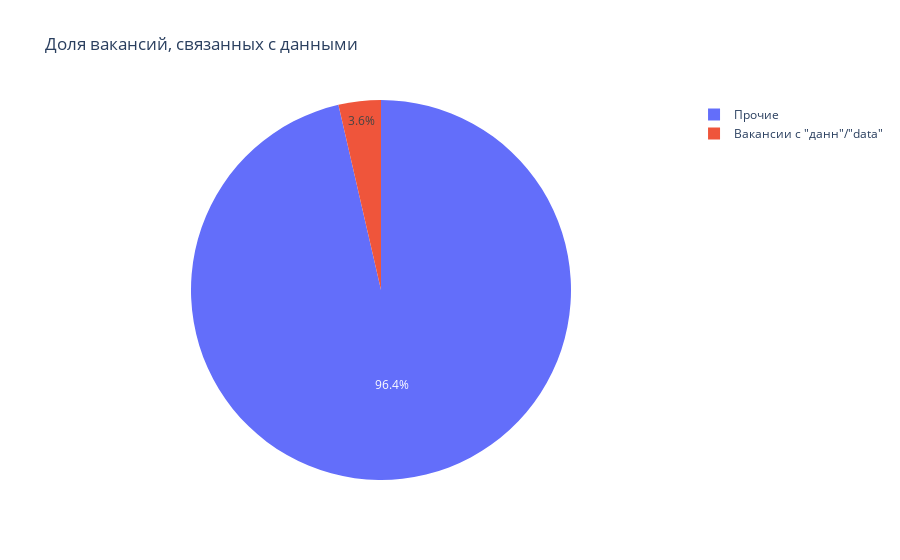
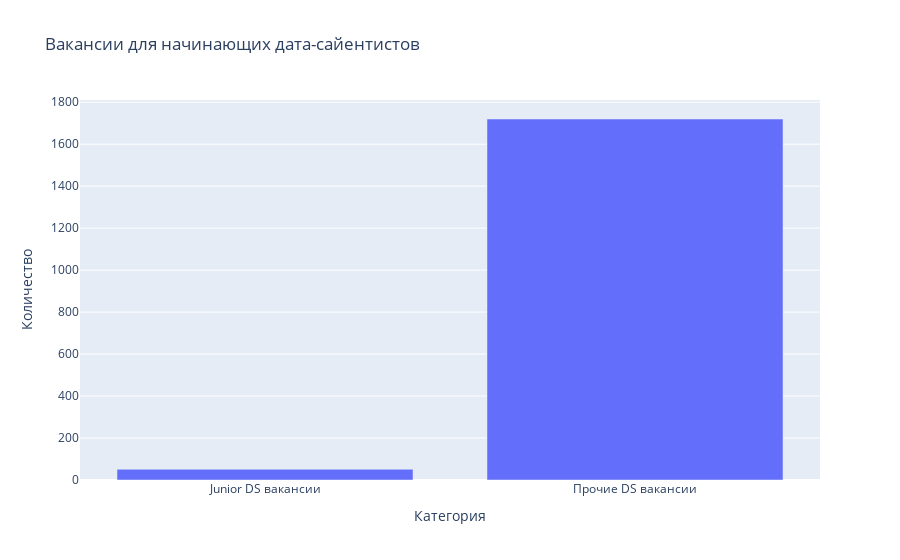
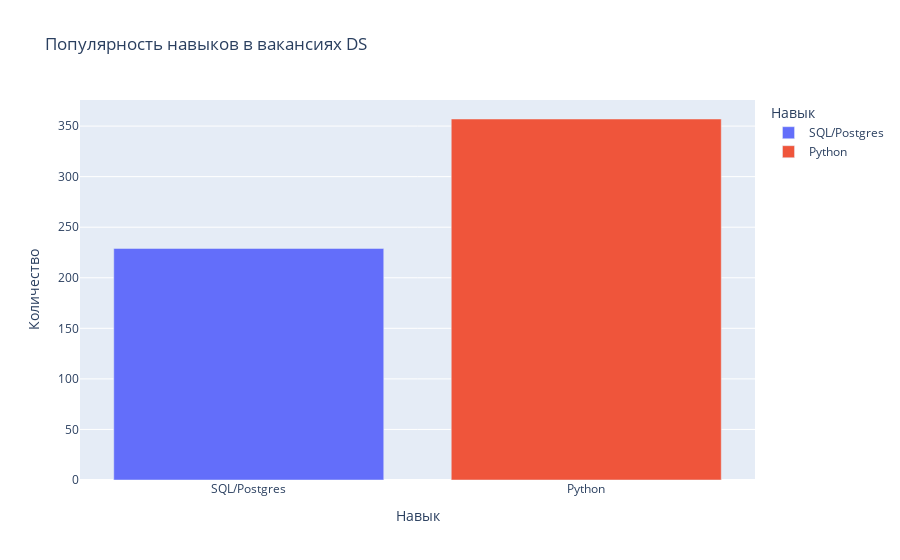
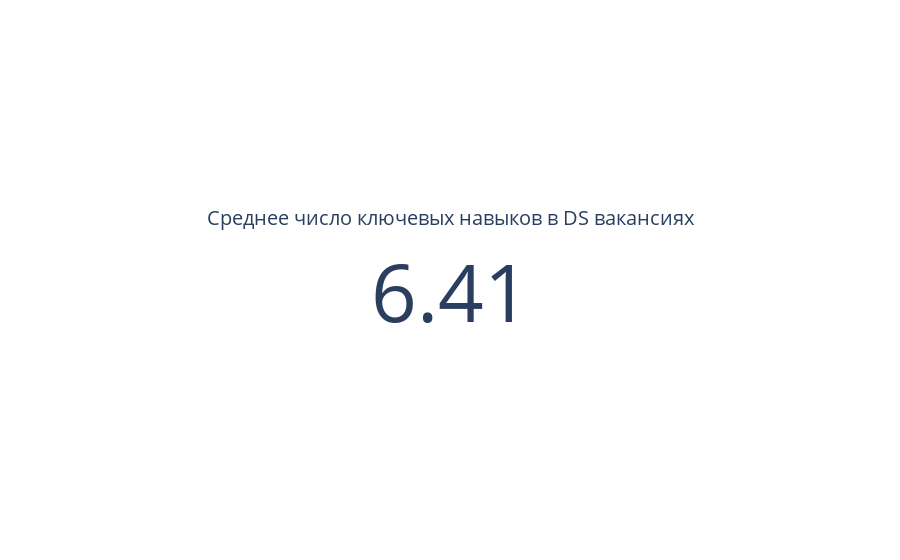

Source (notebook cell) for these figures, in order:
### Markdown cell above
## Выводы по анализу вакансий для Data Scientist

## 1. Количество вакансий, связанных с данными

По ключевым словам 'data' или 'данн' в названии вакансии найдено **1771 вакансия**. Это подтверждает наличие значительного объёма предложений, относящихся к работе с данными.

**Вывод:**  
Рынок вакансий, связанных с анализом и обработкой данных, достаточно велик, что делает задачу построения рекомендательной системы актуальной.

---

## 2. Количество вакансий для начинающих дата-сайентистов

По набору ключевых слов, соответствующих профессии Data Scientist, и фильтрам по опыту и типу занятости, найдено **51 вакансия**, подходящая для начинающих специалистов.

**Вывод:**  
Для Junior-специалистов в области Data Science вакансий значительно меньше, чем общего объёма, что необходимо учитывать при построении индивидуальных рекомендаций для соискателей без опыта.

---

## 3. Популярность SQL и Postgres среди требований к DS

SQL или Postgres указаны как ключевые навыки в **229 вакансиях** для дата-сайентистов.

**Вывод:**  
Базы данных и навыки работы с SQL являются одним из основных требований к специалистам по данным, что следует учитывать в профиле компетенций кандидата.

---

## 4. Популярность Python

Python указан как ключевой навык в **357 вакансиях** для DS.

**Вывод:**  
Python — доминирующий язык программирования в сфере Data Science. Учитывая его популярность, он должен быть приоритетным в профиле соискателя и модели рекомендаций.

---

## 5. Среднее количество ключевых навыков в вакансиях для DS

В среднем, в вакансиях для дата-сайентистов указывается **6.41 ключевых навыка**.

**Вывод:**  
Вакансии часто требуют широкий спектр навыков, поэтому полезно учитывать как основные, так и дополнительные компетенции кандидата при подборе вакансий.

---

## 6. Средняя зарплата в зависимости от опыта

| Требуемый опыт          | Средняя зарплата |
|-------------------------|------------------|
| Нет опыта               | 74 643           |
| От 1 года до 3 лет      | 139 675          |
| От 3 до 6 лет           | 243 115          |

**Вывод:**  
С увеличением опыта наблюдается существенный рост зарплаты. Это важно для прогноза уровня дохода кандидата и построения карьерной траектории. Модель может использовать эти данные для фильтрации и приоритизации вакансий по ожидаемой зарплате.

---

# Общий вывод

На основании анализа вакансий, связанных с Data Science, можно сделать следующие ключевые заключения:

- Имеется значительный объём вакансий, связанных с данными, однако предложения для начинающих специалистов ограничены.
- Основные востребованные навыки: Python, SQL, машинное обучение.
- Требования к кандидатам многогранны, в среднем указывается более 6 навыков.
- Уровень зарплаты напрямую зависит от опыта, что важно учитывать при персонализации предложений.

Эти выводы подтверждают релевантность данных для задачи построения рекомендательной системы и задают направления для инженерии признаков в будущей модели.

### Code cell
# 1. Количество вакансий, связанных с данными
data_vacancies = pd.DataFrame({
    'Категория': ['Вакансии с "данн"/"data"', 'Прочие'],
    'Количество': [1771, 49197 - 1771]
})
fig1 = px.pie(data_vacancies, names='Категория', values='Количество',
              title='Доля вакансий, связанных с данными')
fig1.show()
fig1.write_html("charts/chart6.html")

# 2. Количество вакансий для Junior DS
junior_ds_vacancies = pd.DataFrame({
    'Категория': ['Junior DS вакансии', 'Прочие DS вакансии'],
    'Количество': [51, 1771 - 51]
})
fig2 = px.bar(junior_ds_vacancies, x='Категория', y='Количество',
              title='Вакансии для начинающих дата-сайентистов')
fig2.show()
fig2.write_html("charts/chart7.html")

# 3. Популярность навыков: SQL/Postgres и Python
skills = pd.DataFrame({
    'Навык': ['SQL/Postgres', 'Python'],
    'Количество': [229, 357]
})
fig3 = px.bar(skills, x='Навык', y='Количество',
              title='Популярность навыков в вакансиях DS',
              color='Навык')
fig3.show()
fig3.write_html("charts/chart8.html")

# 4. Среднее количество навыков в DS вакансиях
fig4 = go.Figure(go.Indicator(
    mode="number",
    value=6.41,
    title={"text": "Среднее число ключевых навыков в DS вакансиях"}
))
fig4.show()
fig4.write_html("charts/chart9.html")

# 5. Средняя зарплата по опыту
salary_data = pd.DataFrame({
    'Опыт': ['Нет опыта', '1-3 года', '3-6 лет'],
    'Средняя зарплата': [74643, 139675, 243115]
})
fig5 = px.bar(salary_data, x='Опыт', y='Средняя зарплата',
              title='Средняя зарплата по уровню опыта (DS вакансии)',
              text='Средняя зарплата')
fig5.update_traces(textposition='outside')
fig5.show()
fig5.write_html("charts/chart10.html")

### Figure 1 — Plotly figure (JSON) as saved in the notebook; plotly's stock layout.template omitted (floating-point values rounded to 4 significant figures)
{"data": [{"domain": {"x": [0, 1], "y": [0, 1]}, "hovertemplate": "Категория=%{label}<br>Количество=%{value}<extra></extra>", "labels": ["Вакансии с \"данн\"/\"data\"", "Прочие"], "legendgroup": "", "name": "", "showlegend": true, "type": "pie", "values": [1771, 47426]}], "layout": {"legend": {"tracegroupgap": 0}, "title": {"text": "Доля вакансий, связанных с данными"}}}

### Figure 2 — Plotly figure (JSON) as saved in the notebook; plotly's stock layout.template omitted (floating-point values rounded to 4 significant figures)
{"data": [{"alignmentgroup": "True", "hovertemplate": "Категория=%{x}<br>Количество=%{y}<extra></extra>", "legendgroup": "", "marker": {"color": "#636efa", "pattern": {"shape": ""}}, "name": "", "offsetgroup": "", "orientation": "v", "showlegend": false, "textposition": "auto", "type": "bar", "x": ["Junior DS вакансии", "Прочие DS вакансии"], "xaxis": "x", "y": [51, 1720], "yaxis": "y"}], "layout": {"barmode": "relative", "legend": {"tracegroupgap": 0}, "title": {"text": "Вакансии для начинающих дата-сайентистов"}, "xaxis": {"anchor": "y", "domain": [0, 1], "title": {"text": "Категория"}}, "yaxis": {"anchor": "x", "domain": [0, 1], "title": {"text": "Количество"}}}}

### Figure 3 — Plotly figure (JSON) as saved in the notebook; plotly's stock layout.template omitted (floating-point values rounded to 4 significant figures)
{"data": [{"alignmentgroup": "True", "hovertemplate": "Навык=%{x}<br>Количество=%{y}<extra></extra>", "legendgroup": "SQL/Postgres", "marker": {"color": "#636efa", "pattern": {"shape": ""}}, "name": "SQL/Postgres", "offsetgroup": "SQL/Postgres", "orientation": "v", "showlegend": true, "textposition": "auto", "type": "bar", "x": ["SQL/Postgres"], "xaxis": "x", "y": [229], "yaxis": "y"}, {"alignmentgroup": "True", "hovertemplate": "Навык=%{x}<br>Количество=%{y}<extra></extra>", "legendgroup": "Python", "marker": {"color": "#EF553B", "pattern": {"shape": ""}}, "name": "Python", "offsetgroup": "Python", "orientation": "v", "showlegend": true, "textposition": "auto", "type": "bar", "x": ["Python"], "xaxis": "x", "y": [357], "yaxis": "y"}], "layout": {"barmode": "relative", "legend": {"title": {"text": "Навык"}, "tracegroupgap": 0}, "title": {"text": "Популярность навыков в вакансиях DS"}, "xaxis": {"anchor": "y", "categoryarray": ["SQL/Postgres", "Python"], "categoryorder": "array", "domain": [0, 1], "title": {"text": "Навык"}}, "yaxis": {"anchor": "x", "domain": [0, 1], "title": {"text": "Количество"}}}}

### Figure 4 — Plotly figure (JSON) as saved in the notebook; plotly's stock layout.template omitted (floating-point values rounded to 4 significant figures)
{"data": [{"mode": "number", "title": {"text": "Среднее число ключевых навыков в DS вакансиях"}, "type": "indicator", "value": 6.41}], "layout": {}}
